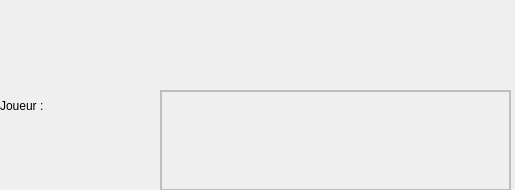
<?xml version="1.0" encoding="UTF-8"?>
<ui version="4.0">
 <class>Infos</class>
 <widget class="QDialog" name="Infos">
  <property name="enabled">
   <bool>true</bool>
  </property>
  <property name="geometry">
   <rect>
    <x>0</x>
    <y>0</y>
    <width>515</width>
    <height>190</height>
   </rect>
  </property>
  <property name="maximumSize">
   <size>
    <width>597</width>
    <height>295</height>
   </size>
  </property>
  <property name="windowTitle">
   <string>Dialog</string>
  </property>
  <property name="styleSheet">
   <string notr="true">
background-image: url(:/rec/rec/dialogue.jpg);</string>
  </property>
  <widget class="QLabel" name="label">
   <property name="geometry">
    <rect>
     <x>0</x>
     <y>90</y>
     <width>151</width>
     <height>31</height>
    </rect>
   </property>
   <property name="styleSheet">
    <string notr="true">background-image: url(:/rec/rec/blue1.jpg);
font: 22pt &quot;Source Code Pro&quot;;</string>
   </property>
   <property name="frameShape">
    <enum>QFrame::NoFrame</enum>
   </property>
   <property name="frameShadow">
    <enum>QFrame::Sunken</enum>
   </property>
   <property name="lineWidth">
    <number>-1</number>
   </property>
   <property name="text">
    <string>Joueur :</string>
   </property>
  </widget>
  <widget class="QLabel" name="label_2">
   <property name="enabled">
    <bool>false</bool>
   </property>
   <property name="geometry">
    <rect>
     <x>160</x>
     <y>90</y>
     <width>351</width>
     <height>101</height>
    </rect>
   </property>
   <property name="styleSheet">
    <string notr="true">background-image: url(:/rec/rec/blue1.jpg);
font: 22pt &quot;Source Code Pro&quot;;</string>
   </property>
   <property name="frameShape">
    <enum>QFrame::WinPanel</enum>
   </property>
   <property name="text">
    <string/>
   </property>
  </widget>
  <widget class="QLabel" name="label_3">
   <property name="geometry">
    <rect>
     <x>400</x>
     <y>50</y>
     <width>101</width>
     <height>31</height>
    </rect>
   </property>
   <property name="styleSheet">
    <string notr="true">background-image: url(:/rec/rec/blue1.jpg);
font: 15pt &quot;Source Code Pro&quot;;</string>
   </property>
   <property name="text">
    <string/>
   </property>
  </widget>
  <widget class="QLabel" name="label_4">
   <property name="geometry">
    <rect>
     <x>0</x>
     <y>50</y>
     <width>371</width>
     <height>31</height>
    </rect>
   </property>
   <property name="styleSheet">
    <string notr="true">background-image: url(:/rec/rec/blue1.jpg);
font: 11pt &quot;Source Code Pro&quot;;</string>
   </property>
   <property name="text">
    <string/>
   </property>
  </widget>
  <widget class="QLabel" name="label_5">
   <property name="geometry">
    <rect>
     <x>0</x>
     <y>10</y>
     <width>371</width>
     <height>31</height>
    </rect>
   </property>
   <property name="styleSheet">
    <string notr="true">background-image: url(:/rec/rec/blue1.jpg);
font: 11pt &quot;Source Code Pro&quot;;</string>
   </property>
   <property name="text">
    <string/>
   </property>
  </widget>
  <widget class="QLabel" name="label_6">
   <property name="geometry">
    <rect>
     <x>400</x>
     <y>10</y>
     <width>101</width>
     <height>31</height>
    </rect>
   </property>
   <property name="styleSheet">
    <string notr="true">background-image: url(:/rec/rec/blue1.jpg);
font: 15pt &quot;Source Code Pro&quot;;</string>
   </property>
   <property name="text">
    <string/>
   </property>
  </widget>
 </widget>
 <resources/>
 <connections/>
</ui>
